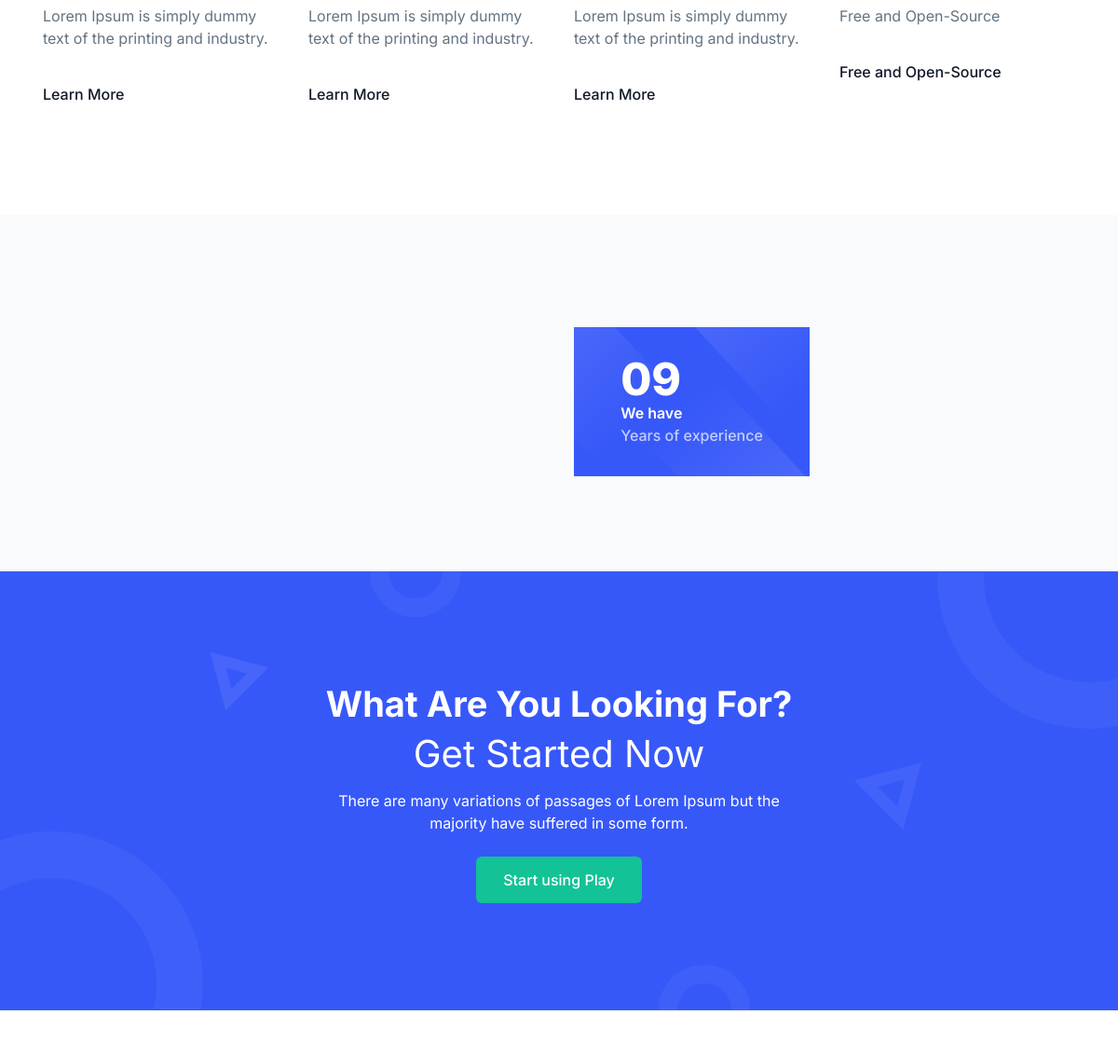
Before: / (middle part) with the older database file.
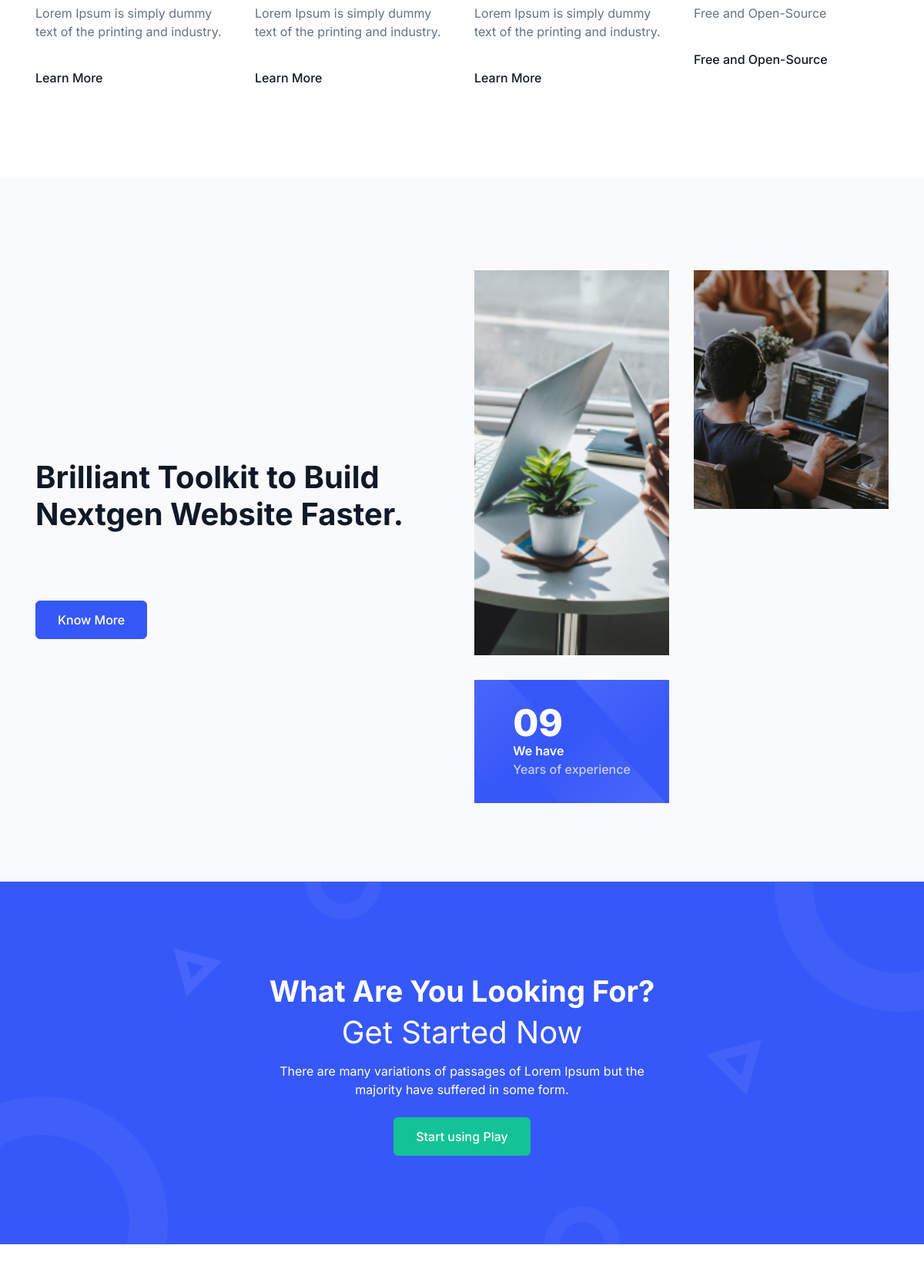
After: the same page with the newer database file.
### feature/models.py (models this page shows)
class FeatureItem(AutoCreateUpdate,models.Model):
    features = models.ForeignKey(Feature,on_delete=models.CASCADE)
    name = models.CharField(max_length=255,null=True,blank=True)
    title = models.CharField(max_length=255,null=True,blank=True)
    description = models.TextField(null=True,blank=True)
    link = models.TextField(null=True,blank=True)
    link_title = models.CharField(max_length=255,null=True,blank=True)
    svg_image = models.TextField(null=True,blank=True)
    def __str__(self):
        return str(self.title)
    class Meta:
        verbose_name = 'Feature item'
        verbose_name_plural = 'Feature items'

### about/models.py (models this page shows, shortened)
class About(AutoCreateUpdate,models.Model):
    title = models.CharField(null=True,blank=True,max_length=250)
    content = QuillField(null=True,blank=True)
    class Meta:
        verbose_name = "About"
        verbose_name_plural = "Abouts"

class AboutButton(AutoCreateUpdate,models.Model):
    abouts = models.ForeignKey(About,on_delete=models.CASCADE)
    button_name = models.CharField(null=True,blank=True, max_length=50)
    button_link = models.TextField(null=True,blank=True)
    class Meta:
        verbose_name = "About Button"
        verbose_name_plural = "About Buttons"

class AboutImage(AutoCreateUpdate,models.Model):
    abouts = models.ForeignKey(About, on_delete=models.CASCADE)
    name = models.CharField(null=True,blank=True, max_length=50)
    image = models.ImageField(upload_to='about/image')
    class Meta:
        verbose_name = "About Image"
        verbose_name_plural = "About Images"

### home/views.py (the view)
# urls.py: path('', homeHeroSection,name='home'),
def homeHeroSection(request):
    buttons = HeroButton.objects.all()
    contants = HeroContant.objects.all()
    tech_uses = TechnologyUses.objects.all()
    tech_images = TechnologySvg.objects.all()
    features= Feature.objects.prefetch_related('featureitem_set').all()
    abouts = About.objects.prefetch_related('aboutbutton_set','aboutimage_set','experience_set').all()
    context = {
        "buttons":buttons,
        "contants":contants,
        "tech_uses":tech_uses,
        "tech_images":tech_images,
        "features":features,
        "abouts": abouts,
    }
    return render(request,'home/index.html',context)

### home/templates/home/index.html (shortened to what this page needs)
{% extends "home/base.html" %}
{% block contant %}
    {% include "feature/feature.html" %}
    {% include "about/about.html" %}
    {% include "cta/cta.html" %}
    {% include "pricing/pricing.html" %}
{% endblock contant %}

### home/templates/home/base.html (shortened to what this page needs)
{% load static %}
<!DOCTYPE html>
<html lang="en" class="scroll-smooth">
  <head>
    <link rel="stylesheet" href="{% static 'assets/css/swiper-bundle.min.css' %}"/>
    <link rel="stylesheet" href="{% static 'assets/css/animate.css' %}" />
    <link rel="stylesheet" href="{% static 'assets/css/tailwind.css' %}" />
  </head>
  <body>
    {% block contant %}
    {% endblock %}
  </body>
</html>

### navbar/templates/navbar/navbar.html (shortened to what this page needs)
{% load static %}

### hero_section/templates/hero_section/hero_section.html (shortened to what this page needs)
{% load static %}

### feature/templates/feature/feature.html (shortened to what this page needs)
<section class="pb-8 pt-20 dark:bg-dark lg:pb-[70px] lg:pt-[120px]">
    <div class="container">
      {% for feature in features %}
      <div class="-mx-4 flex flex-wrap">
      {% for item in feature.featureitem_set.all %}
        <div class="w-full px-4 md:w-1/2 lg:w-1/4">
          <div class="wow fadeInUp group mb-12" data-wow-delay=".1s">
            <p class="mb-8 text-body-color dark:text-dark-6 lg:mb-9">
              {{item.description}}
            </p>
            <a
              href="{{item.link}}"
              class="text-base font-medium text-dark hover:text-primary dark:text-white dark:hover:text-primary"
            >
              {{item.link_title}}
            </a>
          </div>
        </div>
        {% endfor %}
        {% endfor %}
      </div>
    </div>
  </section>

### about/templates/about/about.html (shortened to what this page needs)
<section
id="about"
class="bg-gray-1 pb-8 pt-20 dark:bg-dark-2 lg:pb-[70px] lg:pt-[120px]"
>
<div class="container">
  <div class="wow fadeInUp" data-wow-delay=".2s">
    <div class="-mx-4 flex flex-wrap items-center">
      <div class="w-full px-4 lg:w-1/2">
        <div class="mb-12 max-w-[540px] lg:mb-0">
          <h2
            class="mb-5 text-3xl font-bold leading-tight text-dark dark:text-white sm:text-[40px] sm:leading-[1.2]"
          >
            {% for about in abouts %}
              {{about.title}}
            {% endfor %}
          </h2>
          {% for about in abouts %}
          <br>
          <br>
          {% for button in about.aboutbutton_set.all %}
          <a
            href="{{ button.button_link }}"
            class="inline-flex items-center justify-center rounded-md border border-primary bg-primary px-7 py-3 text-center text-base font-medium text-white hover:border-blue-dark hover:bg-blue-dark"
          >
            {{ button.button_name }}
          </a>
          {% endfor %}
          {% endfor %}
        </div>
      </div>
        <div class="w-full px-4 lg:w-1/2">
          <div class="-mx-2 flex flex-wrap sm:-mx-4 lg:-mx-2 xl:-mx-4">
            {% for about in abouts %}
              {% for image in about.aboutimage_set.all %}
                {% if forloop.first %}
                <div class="w-full px-2 sm:w-1/2 sm:px-4 lg:px-2 xl:px-4">
                  <div class="mb-4 sm:mb-8 sm:h-[400px] md:h-[540px] lg:h-[400px] xl:h-[500px]">
                    <img src="{{ image.image.url }}" alt="" class="h-full w-full object-cover object-center" />
                  </div>
                </div>
                {% else %}
                <div class="w-full px-2 sm:w-1/2 sm:px-4 lg:px-2 xl:px-4">
                  <div class="mb-4 sm:mb-8 sm:h-[220px] md:h-[346px] lg:mb-4 lg:h-[225px] xl:mb-8 xl:h-[310px]">
                    <img src="{{ image.image.url }}" alt="" class="h-full w-full object-cover object-center" />
                  </div>
                </div>
                {% endif %}
              {% endfor %}
            {% endfor %}
            <div class="w-full px-2 sm:w-1/2 sm:px-4 lg:px-2 xl:px-4">
              <div class="relative z-10 mb-4 flex items-center justify-center overflow-hidden bg-primary px-6 py-12 sm:mb-8 sm:h-[160px] sm:p-5 lg:mb-4 xl:mb-8">
                <div>
                  <span class="block text-5xl font-extrabold text-white">
                    09
                  </span>
                  <span class="block text-base font-semibold text-white">
                    We have
                  </span>
                  <span
                    class="block text-base font-medium text-white text-opacity-70"
                  >
                    Years of experience
                  </span>
                </div>
                <div>
                  <span class="absolute left-0 top-0 -z-10">
                  </span>
                  <span class="absolute right-0 top-0 -z-10">
                  </span>
                  <span class="absolute bottom-0 right-0 -z-10">
                  </span>
                </div>
              </div>
            </div>
          </div>
        </div>
      </div>
    </div>
  </div>
</section>

### cta/templates/cta/cta.html (shortened to what this page needs)
<section
class="relative z-10 overflow-hidden bg-primary py-20 lg:py-[115px]"
>
<div class="container mx-auto">
  <div class="relative overflow-hidden">
    <div class="-mx-4 flex flex-wrap items-stretch">
      <div class="w-full px-4">
        <div class="mx-auto max-w-[570px] text-center">
          <h2
            class="mb-2.5 text-3xl font-bold text-white md:text-[38px] md:leading-[1.44]"
          >
            <span>What Are You Looking For?</span>
            <span class="text-3xl font-normal md:text-[40px]">
              Get Started Now
            </span>
          </h2>
          <p
            class="mx-auto mb-6 max-w-[515px] text-base leading-[1.5] text-white"
          >
            There are many variations of passages of Lorem Ipsum but the
            majority have suffered in some form.
          </p>
          <a
            href="javascript:void(0)"
            class="inline-block rounded-md border border-transparent bg-secondary px-7 py-3 text-base font-medium text-white transition hover:bg-[#0BB489]"
          >
            Start using Play
          </a>
        </div>
      </div>
    </div>
  </div>
</div>
<div>
  <span class="absolute left-0 top-0">
  </span>
  <span class="absolute bottom-0 right-0">
  </span>
</div>
</section>

### pricing/templates/pricing/pricing.html (shortened to what this page needs)
<section
id="pricing"
class="relative z-20 overflow-hidden bg-white pb-12 pt-20 dark:bg-dark lg:pb-[90px] lg:pt-[120px]"
>
</section>

Changed rows visible on the page:
added About: title "Brilliant Toolkit to Build Nextgen Website Faster."
added AboutButton: button_name "Know More"
added AboutImage: image (picture)
added AboutImage: image (picture)
